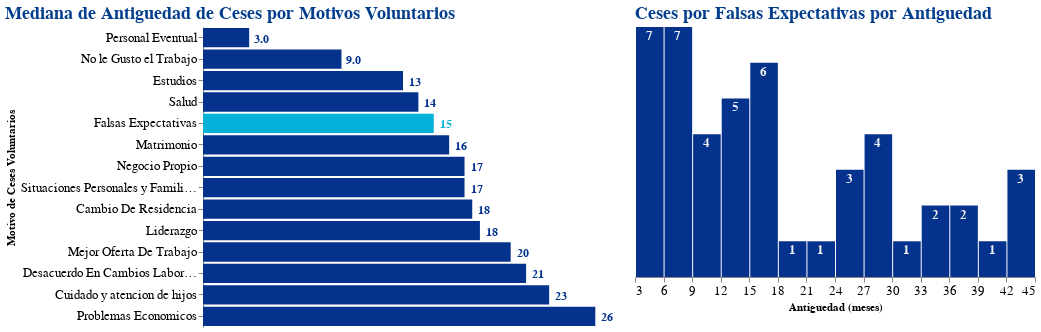

The notebook cell this image was saved under:
### Markdown cell above
* En el caso de Grupal se muestran los motivos con menor antiguedad en Personal Eventual y No le gusto el trabajo
    * Los **motivos de Personal Eventual, No le gusto el trabajo y falsas expectativas** las consideraremos como posibles errores en la seleccion de personal por una mala explicacion en las funciones del cargo, es por ellos que suceden dentro de los primeros meses de antiguedad
    * Los otros motivos depende de la empresa, estos pueden ser mejorados con capacitacion, salario acorde a mercado o brindando facilidades y beneficios a los colaboradores
    * Sin embargo, la mediana del motivo de Falsas Expectativas es mas alta por lo que tiene mas relacion con los otros motivos, queda la duda si deberia ser utilizado o no en el analisis.
        *  EL histograma de falsas expectativas muestra un comportamiento mas volatil a traves de los meses
        *  Analizando un poco este motivo podria deberse a colaboradores que tienen una expectativa en un rango de tiempo mas amplio que el resto (crecimiento profesional, beneficios de antiguedad, etc), por lo que luego de mas de 2 años cesan por este motivo
* Por lo concluido anteriormente para este analisis no se tomaran en cuenta los motivos de ceses de Personal Eventual y No Le Gusto el Trabajo

### Code cell
motivo_cese = ceses_g.groupby(
    by = ['MOTIVO_CESE'],
    as_index = False
).agg(
    antg_prom = ('antiguedad_meses', 'median')
)

barra = alt.Chart(motivo_cese).mark_bar().encode(
    y = alt.Y(
        'MOTIVO_CESE',
        sort='x',
        title = 'Motivo de Ceses Voluntarios',),
    x = alt.X(
        'antg_prom',
        title = None,
        axis = None),
    color = alt.condition(
        alt.datum.MOTIVO_CESE == 'Falsas Expectativas' , 
        alt.value("#04B2D9"),
        alt.value("#04328C"))
)

texto = barra.mark_text(
    align = 'center',
    baseline ='bottom',
    dy = 8,
    dx = 12,
    color = '#F2F2F2',
    fontSize = 12,
    fontWeight = 'bold'
).encode(
    text = alt.Text('antg_prom',format =',.2r')
)

motivos = (barra+texto).properties(
    title = 'Mediana de Antiguedad de Ceses por Motivos Voluntarios',
    width = 400,
    height = 300
)
### falsas
motivo_cese_falexp = ceses_g.groupby(
    by=['MOTIVO_CESE','antiguedad_meses'],
    as_index=False
).agg(
    cesados = ('CODIGO', 'count')
).query('MOTIVO_CESE == "Falsas Expectativas"'
)

barra = alt.Chart(motivo_cese_falexp).mark_bar(
    color = '#04328C'
).encode(
    x = alt.X(
        'antiguedad_meses',
        bin = alt.BinParams(step=3),
        title = 'Antiguedad (meses)'),
    y = alt.Y(
        'sum(cesados)',
        title = None,
        axis = None)
).properties(
    title = 'Ceses por Falsas Expectativas por Antiguedad',
    width = 400,
    height = 250
)

texto = barra.mark_text(
    align = 'center',
    baseline ='top',
    dy = 3,
    color = '#F2F2F2',
    fontSize = 13,
    fontWeight = 'bold'
).encode(
    text = alt.Text('sum(cesados)')
)

falsas = (barra + texto)

## uniendo
alt.hconcat(motivos, falsas).configure_view(
    strokeWidth = 0
).configure_axis(
    labelFontSize = 13,
    labelAngle = 0
).configure_title(
    fontSize = 18,
    font = 'courier',
    color = '#033E8C',
    anchor = 'start'
)

### Figure 1 — Vega-Lite specification as saved in the notebook (floating-point values rounded to 4 significant figures)
{"config": {"view": {"continuousWidth": 400, "continuousHeight": 300, "strokeWidth": 0}, "axis": {"labelAngle": 0, "labelFontSize": 13}, "title": {"anchor": "start", "color": "#033E8C", "font": "courier", "fontSize": 18}}, "hconcat": [{"layer": [{"mark": "bar", "encoding": {"color": {"condition": {"value": "#04B2D9", "test": "(datum.MOTIVO_CESE === 'Falsas Expectativas')"}, "value": "#04328C"}, "x": {"type": "quantitative", "axis": null, "field": "antg_prom", "title": null}, "y": {"type": "nominal", "field": "MOTIVO_CESE", "sort": "x", "title": "Motivo de Ceses Voluntarios"}}}, {"mark": {"type": "text", "align": "center", "baseline": "bottom", "color": "#F2F2F2", "dx": 12, "dy": 8, "fontSize": 12, "fontWeight": "bold"}, "encoding": {"color": {"condition": {"value": "#04B2D9", "test": "(datum.MOTIVO_CESE === 'Falsas Expectativas')"}, "value": "#04328C"}, "text": {"type": "quantitative", "field": "antg_prom", "format": ",.2r"}, "x": {"type": "quantitative", "axis": null, "field": "antg_prom", "title": null}, "y": {"type": "nominal", "field": "MOTIVO_CESE", "sort": "x", "title": "Motivo de Ceses Voluntarios"}}}], "data": {"name": "data-ac0d0e14d5f3b669f64a48aeaaf22a57"}, "height": 300, "title": "Mediana de Antiguedad de Ceses por Motivos Voluntarios", "width": 400}, {"layer": [{"mark": {"type": "bar", "color": "#04328C"}, "encoding": {"x": {"type": "quantitative", "bin": {"step": 3}, "field": "antiguedad_meses", "title": "Antiguedad (meses)"}, "y": {"type": "quantitative", "aggregate": "sum", "axis": null, "field": "cesados", "title": null}}, "height": 250, "title": "Ceses por Falsas Expectativas por Antiguedad", "width": 400}, {"mark": {"type": "text", "align": "center", "baseline": "top", "color": "#F2F2F2", "dy": 3, "fontSize": 13, "fontWeight": "bold"}, "encoding": {"text": {"type": "quantitative", "aggregate": "sum", "field": "cesados"}, "x": {"type": "quantitative", "bin": {"step": 3}, "field": "antiguedad_meses", "title": "Antiguedad (meses)"}, "y": {"type": "quantitative", "aggregate": "sum", "axis": null, "field": "cesados", "title": null}}, "height": 250, "title": "Ceses por Falsas Expectativas por Antiguedad", "width": 400}], "data": {"name": "data-adc645e91afcb603329d9f41b5ebeef4"}}], "$schema": "https://vega.github.io/schema/vega-lite/v4.8.1.json", "datasets": {"data-ac0d0e14d5f3b669f64a48aeaaf22a57": [{"MOTIVO_CESE": "Cambio De Residencia", "antg_prom": 17.5}, {"MOTIVO_CESE": "Cuidado y atencion de hijos", "antg_prom": 22.5}, {"MOTIVO_CESE": "Desacuerdo En Cambios Laborales", "antg_prom": 21.0}, {"MOTIVO_CESE": "Estudios", "antg_prom": 13.0}, {"MOTIVO_CESE": "Falsas Expectativas", "antg_prom": 15.0}, {"MOTIVO_CESE": "Liderazgo", "antg_prom": 18.0}, {"MOTIVO_CESE": "Matrimonio", "antg_prom": 16.0}, {"MOTIVO_CESE": "Mejor Oferta De Trabajo", "antg_prom": 20.0}, {"MOTIVO_CESE": "Negocio Propio", "antg_prom": 17.0}, {"MOTIVO_CESE": "No le Gusto el Trabajo", "antg_prom": 9.0}, {"MOTIVO_CESE": "Personal Eventual", "antg_prom": 3.0}, {"MOTIVO_CESE": "Problemas Economicos", "antg_prom": 25.5}, {"MOTIVO_CESE": "Salud", "antg_prom": 14.0}, {"MOTIVO_CESE": "Situaciones Personales y Familiares", "antg_prom": 17.0}], "data-adc645e91afcb603329d9f41b5ebeef4": [{"MOTIVO_CESE": "Falsas Expectativas", "antiguedad_meses": 3.0, "cesados": 5}, {"MOTIVO_CESE": "Falsas Expectativas", "antiguedad_meses": 5.0, "cesados": 2}, {"MOTIVO_CESE": "Falsas Expectativas", "antiguedad_meses": 6.0, "cesados": 3}, {"MOTIVO_CESE": "Falsas Expectativas", "antiguedad_meses": 7.0, "cesados": 2}, {"MOTIVO_CESE": "Falsas Expectativas", "antiguedad_meses": 8.0, "cesados": 2}, {"MOTIVO_CESE": "Falsas Expectativas", "antiguedad_meses": 9.0, "cesados": 1}, {"MOTIVO_CESE": "Falsas Expectativas", "antiguedad_meses": 10.0, "cesados": 3}, {"MOTIVO_CESE": "Falsas Expectativas", "antiguedad_meses": 12.0, "cesados": 2}, {"MOTIVO_CESE": "Falsas Expectativas", "antiguedad_meses": 13.0, "cesados": 1}, {"MOTIVO_CESE": "Falsas Expectativas", "antiguedad_meses": 14.0, "cesados": 2}, {"MOTIVO_CESE": "Falsas Expectativas", "antiguedad_meses": 15.0, "cesados": 1}, {"MOTIVO_CESE": "Falsas Expectativas", "antiguedad_meses": 16.0, "cesados": 3}, {"MOTIVO_CESE": "Falsas Expectativas", "antiguedad_meses": 17.0, "cesados": 2}, {"MOTIVO_CESE": "Falsas Expectativas", "antiguedad_meses": 19.0, "cesados": 1}, {"MOTIVO_CESE": "Falsas Expectativas", "antiguedad_meses": 22.0, "cesados": 1}, {"MOTIVO_CESE": "Falsas Expectativas", "antiguedad_meses": 25.0, "cesados": 2}, {"MOTIVO_CESE": "Falsas Expectativas", "antiguedad_meses": 26.0, "cesados": 1}, {"MOTIVO_CESE": "Falsas Expectativas", "antiguedad_meses": 27.0, "cesados": 1}, {"MOTIVO_CESE": "Falsas Expectativas", "antiguedad_meses": 28.0, "cesados": 2}, {"MOTIVO_CESE": "Falsas Expectativas", "antiguedad_meses": 29.0, "cesados": 1}, {"MOTIVO_CESE": "Falsas Expectativas", "antiguedad_meses": 31.0, "cesados": 1}, {"MOTIVO_CESE": "Falsas Expectativas", "antiguedad_meses": 33.0, "cesados": 1}, {"MOTIVO_CESE": "Falsas Expectativas", "antiguedad_meses": 34.0, "cesados": 1}, {"MOTIVO_CESE": "Falsas Expectativas", "antiguedad_meses": 37.0, "cesados": 1}, {"MOTIVO_CESE": "Falsas Expectativas", "antiguedad_meses": 38.0, "cesados": 1}, {"MOTIVO_CESE": "Falsas Expectativas", "antiguedad_meses": 40.0, "cesados": 1}, {"MOTIVO_CESE": "Falsas Expectativas", "antiguedad_meses": 42.0, "cesados": 2}, {"MOTIVO_CESE": "Falsas Expectativas", "antiguedad_meses": 43.0, "cesados": 1}]}}
